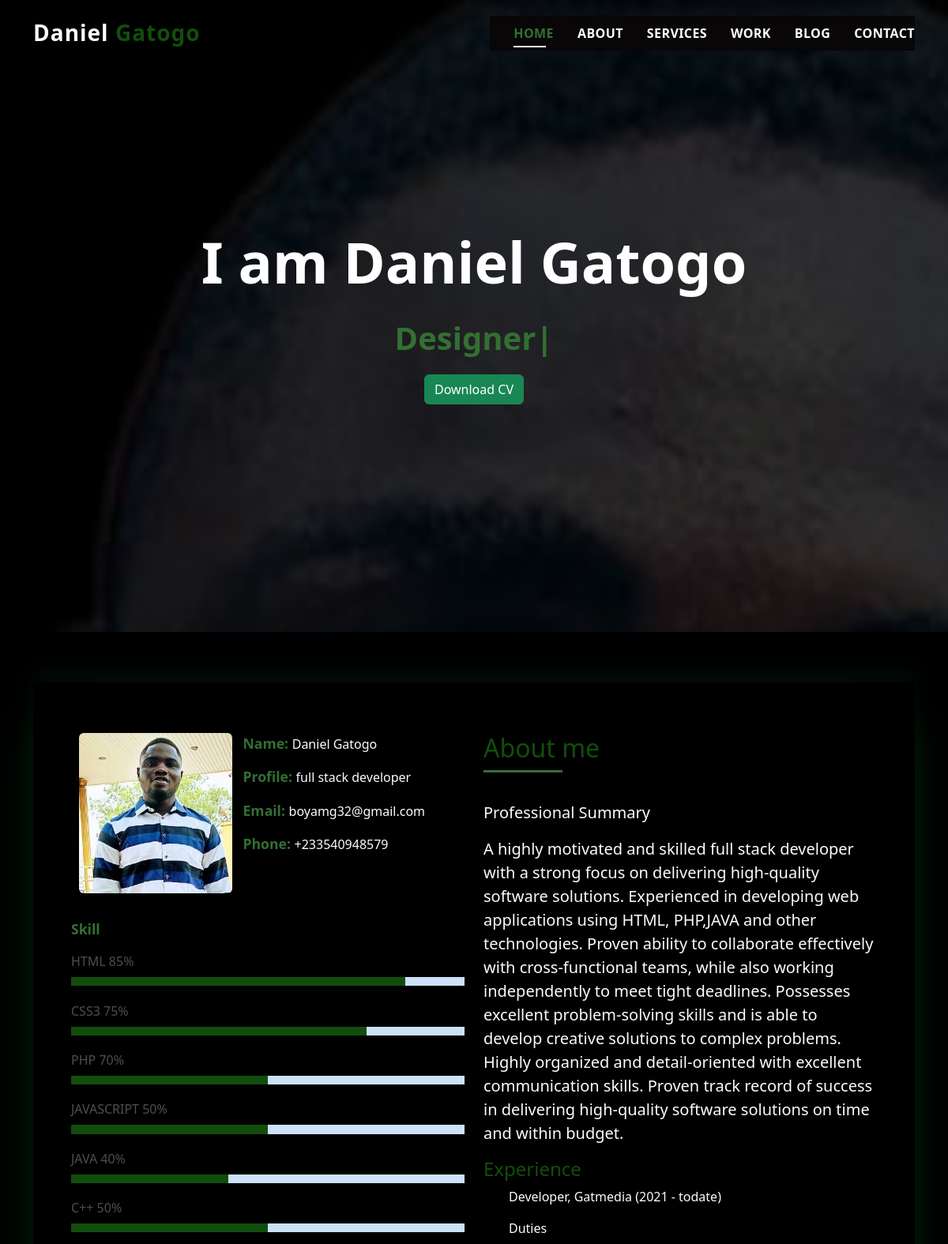
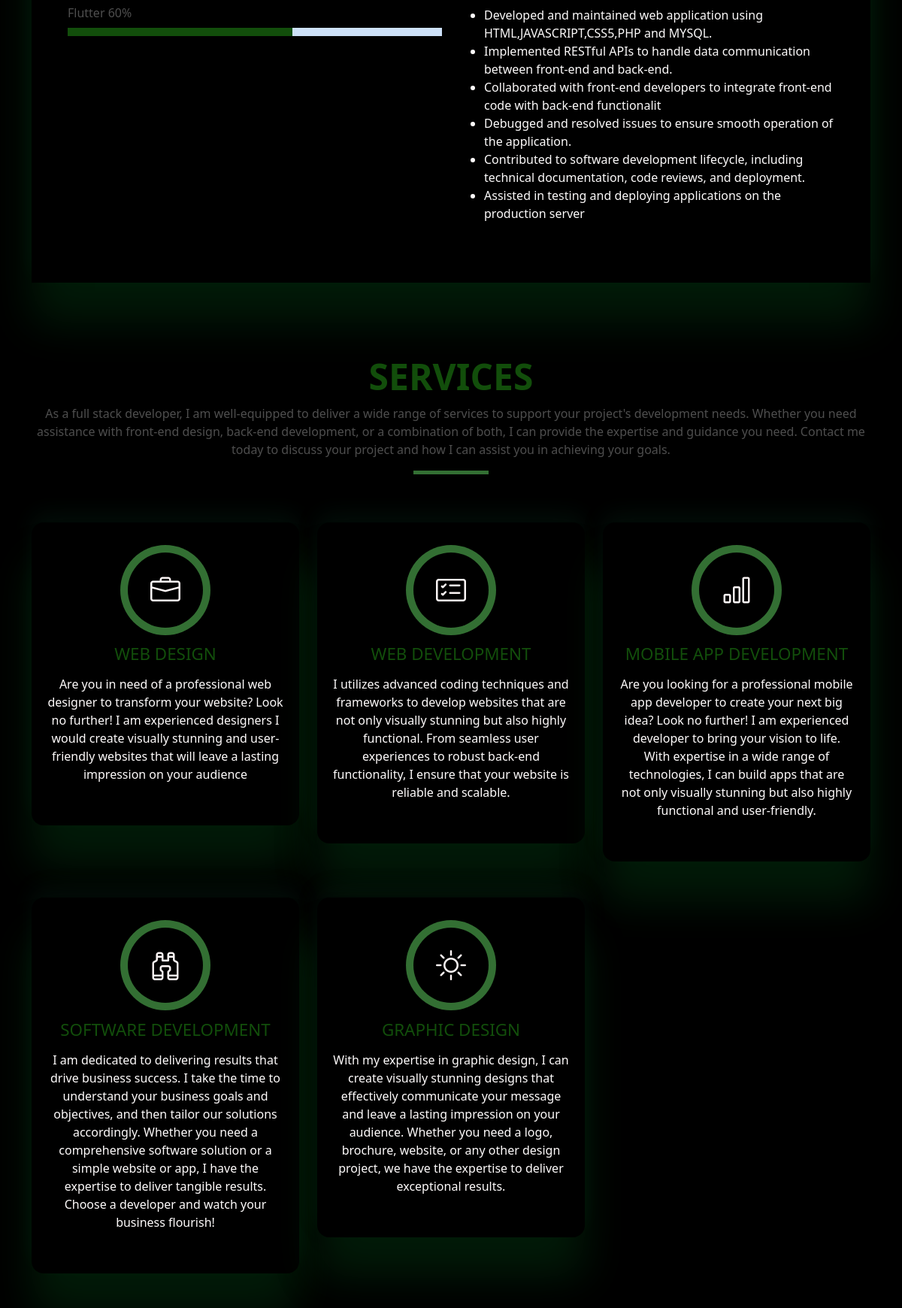
The page / (upper part) on the database its author committed (2 pictures, top to bottom).
### tables this page shows
CREATE TABLE `portfolio` (
  `id` int(11) NOT NULL,
  `username` varchar(50) NOT NULL,
  `image` blob NOT NULL,
  `email` varchar(50) NOT NULL,
  `contact` varchar(50) NOT NULL,
  `about` varchar(1000) NOT NULL,
  `facebook` varchar(50) NOT NULL,
  `linkedin` varchar(50) NOT NULL,
  `github` varchar(50) NOT NULL,
  `whatsapp` varchar(50) NOT NULL,
  `location` varchar(50) NOT NULL
);

### index.php (the view, shortened to what this page needs)
<?php include('conn.php');
  $sql="select * from portfolio   ";
          $result = mysqli_query($conn,$sql)or die( mysqli_error($conn));
          while ($row=mysqli_fetch_array($result)) {
$username=$row['username'];
$email=$row['email'];
$image=$row['image'];
$number=$row['contact'];
$about=$row['about'];
$name = $username;
$spilt = explode(" ", $name);
$surname= $spilt[0];
$firstname= $spilt[1];
          }?>
<!DOCTYPE html>
<html lang="en">
<?php include('common/head.php');?>
<body>
  <?php include('common/header.php');?>
  <div id="hero" class="hero route bg-image" style="background-image: url(assets/img/image.jpg)">
    <div class="overlay-itro"></div>
    <div class="hero-content display-table">
      <div class="table-cell">
        <div class="container">
          <h1 class="hero-title mb-4">I am <?php echo $username?></h1>
          <p class="hero-subtitle"><span class="typed" data-typed-items="Designer,Software Developer, Freelancer"></span></p>
          <button class="btn btn-success"  onclick="window.open('file.doc')">Download CV</button>
        </div>
      </div>
    </div>
  </div>
  <main id="main">
    <section id="about" data-aos="fade-up"  class="about-mf sect-pt4 route">
      <div class="container">
        <div class="row no-gutters">
          <div class="col-sm-12">
            <div class="box-shadow-full">
              <div class="row">
                <div class="col-md-6">
                  <div class="row">
                    <div class="col-sm-6 col-md-5">
                      <div data-aos="fade-in" class="about-img">
                        <img src="adm/user_pic/<?php echo $image ?>" class="img-fluid rounded b-shadow-a" alt="">
                      </div>
                    </div>
                    <div class="col-sm-6 col-md-7">
                      <div class="about-info">
                        <p><span class="title-s">Name: </span> <span><?php echo $username ?></span></p>
                        <p><span class="title-s">Profile: </span> <span>full stack developer</span></p>
                        <p><span class="title-s">Email: </span><?php echo $email ?> <span></span></p>
                        <p><span class="title-s">Phone: </span> <span><?php echo $number ?></span></p>
                      </div>
                    </div>
                  </div>
                  <div data-aos="fade-up"   class="skill-mf">
                    <p class="title-s">Skill</p>
                    <span>HTML</span> <span class="pull-right">85%</span>
                    <div    class="progress">
                      <div class="progress-bar" role="progressbar" style="width: 85%; background-color:#124e0b;" aria-valuenow="85" aria-valuemin="0" aria-valuemax="100"></div>
                    </div>
                    <span>CSS3</span> <span class="pull-right">75%</span>
                    <div class="progress">
                      <div class="progress-bar" role="progressbar" style="width: 75% ; background-color:#124e0b;" aria-valuenow="75" aria-valuemin="0" aria-valuemax="100"></div>
                    </div>
                    <span>PHP</span> <span class="pull-right">70%</span>
                    <div class="progress">
                      <div class="progress-bar" role="progressbar" style="width: 50%; background-color:#124e0b;" aria-valuenow="70" aria-valuemin="0" aria-valuemax="100"></div>
                    </div>
                    <span>JAVASCRIPT</span> <span class="pull-right">50%</span>
                    <div class="progress">
                      <div class="progress-bar" role="progressbar" style="width: 50% ; background-color:#124e0b;" aria-valuenow="50" aria-valuemin="0" aria-valuemax="100"></div>
                    </div>
                   <span>JAVA</span> <span class="pull-right">40%</span>
                    <div class="progress">
                      <div class="progress-bar" role="progressbar" style="width: 40%; background-color:#124e0b;" aria-valuenow="40" aria-valuemin="0" aria-valuemax="100"></div>
                    </div>
<span>C++</span> <span class="pull-right">50%</span>
                    <div class="progress">
                      <div class="progress-bar" role="progressbar" style="width: 50%; background-color:#124e0b;" aria-valuenow="50" aria-valuemin="0" aria-valuemax="100"></div>
                    </div>
                    <span>Flutter</span> <span class="pull-right">60%</span>
                    <div class="progress">
                      <div class="progress-bar" role="progressbar" style="width: 60%; background-color:#124e0b;" aria-valuenow="60" aria-valuemin="0" aria-valuemax="100"></div>
                    </div>
                  </div>
                </div>
                <div data-aos="fade-up"  class="col-md-6">
                  <div class="about-me pt-4 pt-md-0">
                    <div class="title-box-2">
                      <h5 class="title-left">
                        About me
                      </h5>
                    </div>
                    <p class="lead">Professional Summary</p>
                    <p class="lead">
                    <?php echo $about ?>
                    </p>
                   <h4>Experience</h4>
                    <ul>
                      <p>Developer, Gatmedia (2021 - todate)</p>
                      <p>Duties</p>
                      <li>Developed and maintained web application using HTML,JAVASCRIPT,CSS5,PHP and MYSQL.</li>
                      <li> Implemented RESTful APIs to handle data communication between front-end and back-end.</li>
                      <li>Collaborated with front-end developers to integrate front-end code with back-end functionalit</li>
                      <li> Debugged and resolved issues to ensure smooth operation of the application.</li>
                      <li>Contributed to software development lifecycle, including technical documentation, code reviews, and deployment.</li>
                      <li> Assisted in testing and deploying applications on the production server</li>
                    </ul>
                  </div>
                </div>
              </div>
            </div>
          </div>
        </div>
      </div>
    </section>
    <section id="services" data-aos="fade-up"  class="services-mf pt-5 route">
      <div class="container">
        <div class="row">
          <div class="col-sm-12">
            <div class="title-box text-center">
              <h3 class="title-a">
                Services
              </h3>
              <p class="subtitle-a">
              As a full stack developer, I am well-equipped to deliver a wide range of services to support your project's development needs. Whether you need assistance with front-end design, back-end development, or a combination of both, I can provide the expertise and guidance you need. Contact me today to discuss your project and how I can assist you in achieving your goals.
              </p>
              <div class="line-mf"></div>
            </div>
          </div>
        </div>
        <div class="row">
          <div data-aos="fade-up"   class="col-md-4">
            <div class="service-box">
              <div class="service-ico">
                <span class="ico-circle"><i class="bi bi-briefcase"></i></span>
              </div>
              <div data-aos="fade-up" class="service-content">
                <h2 class="s-title">Web Design</h2>
                <p class="s-description text-center">
                Are you in need of a professional web designer to transform your website? Look no further! I am experienced designers I would create visually stunning and user-friendly websites that will leave a lasting impression on your audience
                </p>
              </div>
            </div>
          </div>
          <div data-aos="fade-up" class="col-md-4">
            <div class="service-box">
              <div class="service-ico">
                <span class="ico-circle"><i class="bi bi-card-checklist"></i></span>
              </div>
              <div class="service-content">
                <h2 class="s-title">Web Development</h2>
                <p class="s-description text-center">
                I utilizes advanced coding techniques and frameworks to develop websites that are not only visually stunning but also highly functional. From seamless user experiences to robust back-end functionality, I ensure that your website is reliable and scalable.
                </p>
              </div>
            </div>
          </div>
          <div data-aos="fade-up"class="col-md-4">
            <div class="service-box">
              <div class="service-ico">
                <span class="ico-circle"><i class="bi bi-bar-chart"></i></span>
              </div>
              <div class="service-content">
                <h2 class="s-title">Mobile App Development</h2>
                <p class="s-description text-center">
                Are you looking for a professional mobile app developer to create your next big idea? Look no further! I am experienced developer to bring your vision to life. With expertise in a wide range of technologies, I can build apps that are not only visually stunning but also highly functional and user-friendly.
                </p>
              </div>
            </div>
          </div>
          <div data-aos="fade-up"class="col-md-4">
            <div class="service-box">
              <div class="service-ico">
                <span class="ico-circle"><i class="bi bi-binoculars"></i></span>
              </div>
              <div class="service-content">
                <h2 class="s-title">Software Development</h2>
                <p class="s-description text-center">
                 I am dedicated to delivering results that drive business success. I take the time to understand your business goals and objectives, and then tailor our solutions accordingly. Whether you need a comprehensive software solution or a simple website or app, I have the expertise to deliver tangible results. Choose a developer  and watch your business flourish!
                </p>
              </div>
            </div>
          </div>
          <div class="col-md-4">
            <div class="service-box">
              <div class="service-ico">
                <span class="ico-circle "><i class="bi bi-brightness-high"></i></span>
              </div>
              <div class="service-content">
                <h2 class="s-title">Graphic Design</h2>
                <p class="s-description text-center">
                With my expertise in graphic design, I can create visually stunning designs that effectively communicate your message and leave a lasting impression on your audience. Whether you need a logo, brochure, website, or any other design project, we have the expertise to deliver exceptional results.
                </p>
              </div>
            </div>
          </div>
        </div>
      </div>
    </section>
  </main>
</body>
</html>

### common/header.php (shortened to what this page needs)
<header id="header" class="fixed-top">
    <div class="container d-flex align-items-center justify-content-between">
      <h1 class="logo"><a href="index.html"><?php echo $surname ?> <span style="color: #124e0b;"><b><?php echo $firstname ?></b></span></a></h1>
      <nav id="navbar" class="navbar">
        <ul>
          <li><a class="nav-link scrollto active" href="index.php">Home</a></li>
          <li><a class="nav-link scrollto" href="#about">About</a></li>
          <li><a class="nav-link scrollto" href="#services">Services</a></li>
          <li><a class="nav-link scrollto " href="#work">Work</a></li>
          <li><a class="nav-link scrollto " href="#blog">Blog</a></li>
          <li><a class="nav-link scrollto" href="#contact">Contact</a></li>
        </ul>
      </nav>
    </div>
  </header>

### rows shown on the page
portfolio: username "Daniel", username "Gatogo", username "Daniel Gatogo", image (picture), email "boyamg32@gmail.com", contact "+233540948579", about "A highly motivated and skilled full stack developer with a strong focus on delivering high-quality software solutions. Experienced in developing web applications using HTML, PHP,JAVA and other technologies. Proven ability to collaborate effectively with cross-functional teams, while also working independently to meet tight deadlines. Possesses excellent problem-solving skills and is able to develop creative solutions to complex problems. Highly organized and detail-oriented with excellent communication skills. Proven track record of success in delivering high-quality software solutions on time and within budget."
